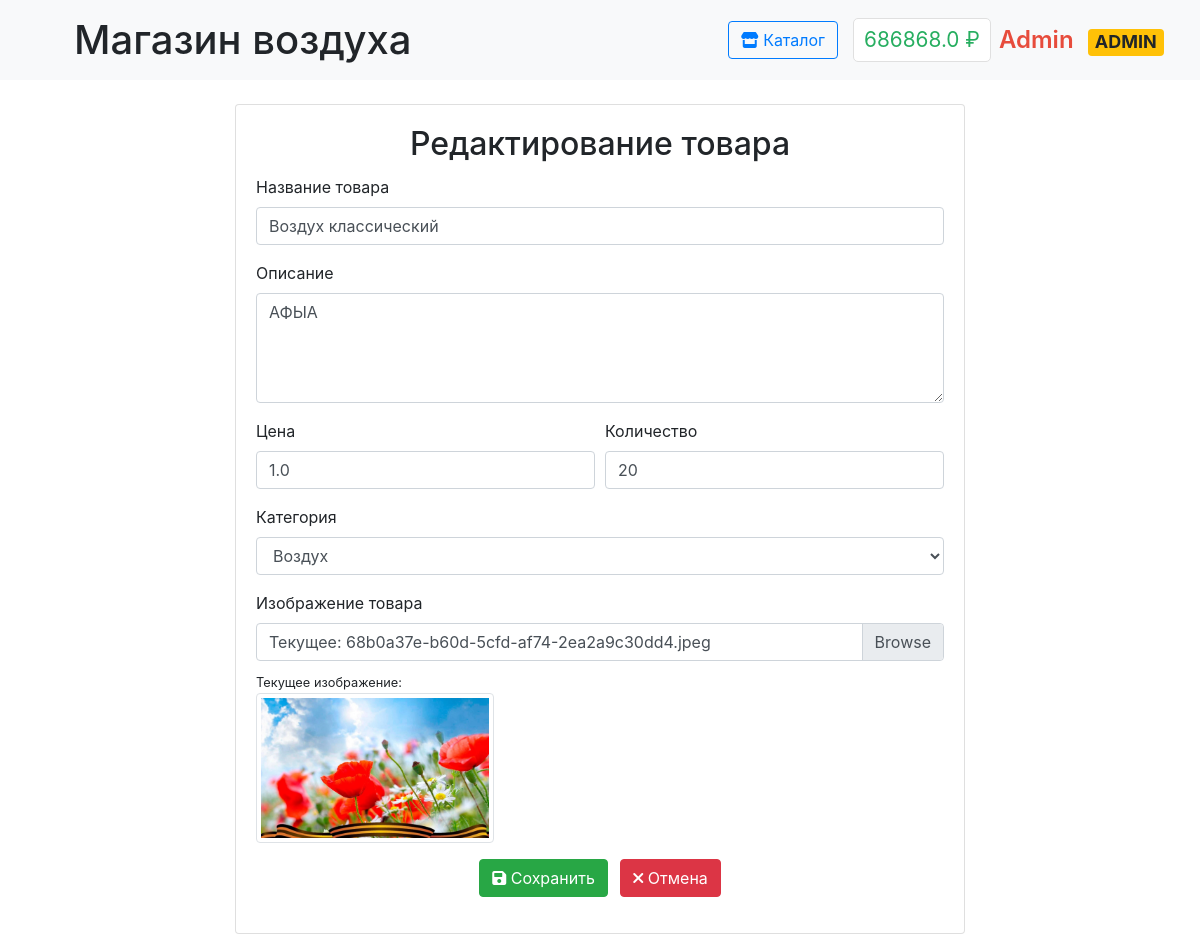
The app's page /admin/product/1/edit (signed in), older data.
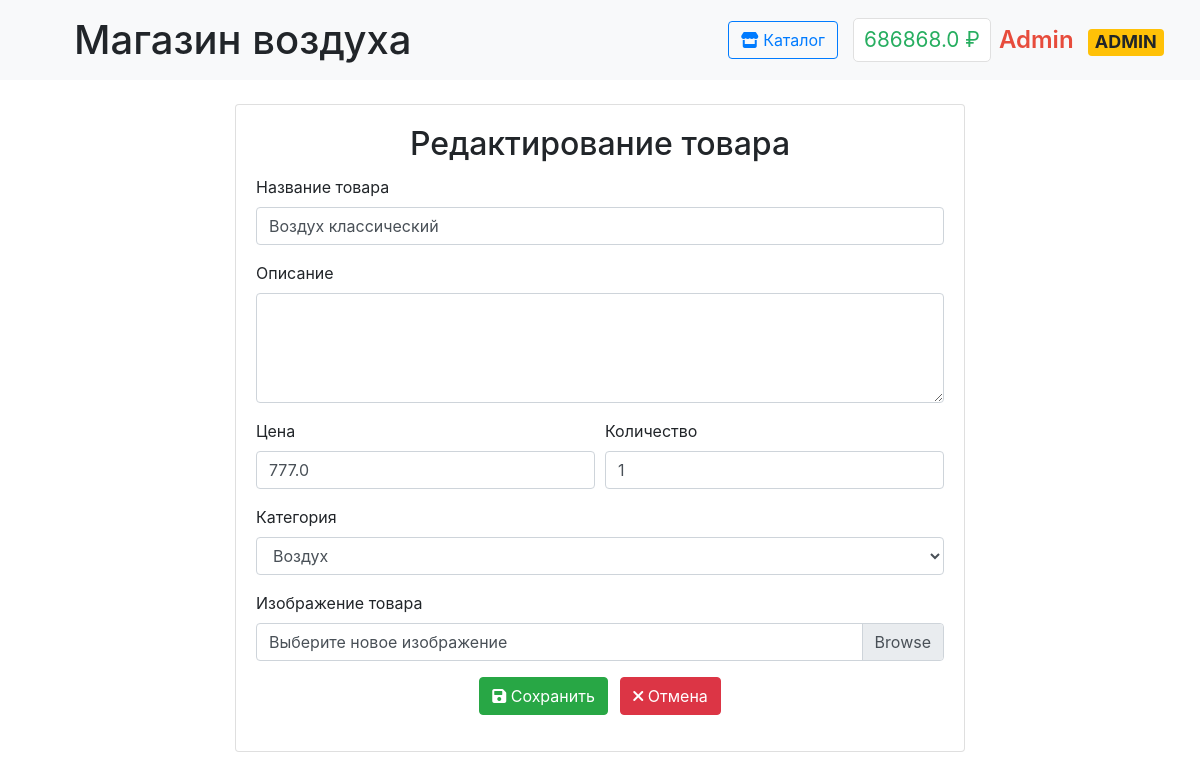
The same page, newer data.
### data/products.py (models this page shows, shortened)
class Product(SqlAlchemyBase):
    __tablename__ = 'products'
    id = sa.Column(sa.Integer, primary_key=True, autoincrement=True)
    title = sa.Column(sa.String, nullable=False)
    description = sa.Column(sa.Text)
    price = sa.Column(sa.Float, nullable=False)
    quantity = sa.Column(sa.Integer, default=0)
    image_url = sa.Column(sa.String)
    category = sa.Column(sa.String)
    created_at = sa.Column(sa.DateTime, default=sa.func.now())
    is_available = sa.Column(sa.Boolean, default=True)

### main.py (the view, shortened to what this page needs)
@app.route('/admin/product/<int:id>/edit', methods=['GET', 'POST'])
@login_required
def edit_product(id):
    if not current_user.is_admin:
        abort(403)
    db_sess = db_session.create_session()
    product = db_sess.get(Product, id)
    if not product:
        db_sess.close()
        abort(404)
    form = ProductForm(obj=product)
    form.category.choices = [('air', 'Воздух'), ('other', 'Другое')]
    return render_template('edit_product.html', form=form, product=product)

### forms/products.py
class ProductForm(FlaskForm):
    title = StringField('Название товара', validators=[DataRequired()])
    description = TextAreaField('Описание')
    price = FloatField('Цена', validators=[DataRequired(), NumberRange(min=0.01)])
    quantity = IntegerField('Количество', validators=[NumberRange(min=0)])
    image = FileField('Изображение товара', validators=[
        FileAllowed(['jpg', 'jpeg', 'png', 'gif'], 'Только изображения!')
    ])
    category = SelectField('Категория', choices=[
        ('air', 'Воздух'),
        ('other', 'Другое')
    ], validators=[DataRequired()])
    submit = SubmitField('Сохранить')

### data/db_session.py (called while the page is built)
def create_session() -> Session:
    global __factory
    return __factory()

### main.py (called while the page is built)
@login_manager.user_loader
def load_user(user_id):
    db_sess = db_session.create_session()
    return db_sess.get(User, user_id)

### templates/edit_product.html (shortened to what this page needs)
{% extends "base.html" %}
{% block content %}
<div class="container">
    <div class="row justify-content-center">
        <div class="col-md-8">
            <div class="card mt-4">
                <div class="card-body">
                    <h2 class="card-title text-center">Редактирование товара</h2>
                    <form method="POST" enctype="multipart/form-data">
                        <div class="form-group">
                            {{ form.title.label }}
                            {{ form.title(class="form-control") }}
                        </div>
                        <div class="form-group">
                            {{ form.description.label }}
                            {{ form.description(class="form-control", rows=4) }}
                        </div>
                        <div class="form-row">
                            <div class="form-group col-md-6">
                                {{ form.price.label }}
                                {{ form.price(class="form-control") }}
                            </div>
                            <div class="form-group col-md-6">
                                {{ form.quantity.label }}
                                {{ form.quantity(class="form-control") }}
                            </div>
                        </div>
                        <div class="form-group">
                            {{ form.category.label }}
                            {{ form.category(class="form-control") }}
                        </div>
                        <div class="form-group">
                            <label>Изображение товара</label>
                            <div class="custom-file">
                                <label class="custom-file-label" for="image">
                                    {% if product.image_url %}
                                        Текущее: {{ product.image_url.split('/')[-1] }}
                                    {% else %}
                                        Выберите новое изображение
                                    {% endif %}
                                </label>
                            </div>
                            {% if product.image_url %}
                            <div class="mt-2">
                                <small>Текущее изображение:</small><br>
                                <img src="{{ url_for('static', filename=product.image_url) }}"
                                     class="img-thumbnail" style="max-height: 150px;">
                            </div>
                            {% endif %}
                        </div>
                        <div class="form-group text-center">
                            <button type="submit" class="btn btn-success mr-2">
                                <i class="fas fa-save"></i> Сохранить
                            </button>
                            <a href="{{ url_for('admin_panel') }}" class="btn btn-danger">
                                <i class="fas fa-times"></i> Отмена
                            </a>
                        </div>
                    </form>
                </div>
            </div>
        </div>
    </div>
</div>
{% endblock %}

Row changes from the older to the newer data that the page shows:
changed Product "Воздух классический": description "АФЫА" → (not shown); price "1.0" → "777.0"; quantity "20" → "1"; image_url "68b0a37e-b60d-5cfd-af74-2ea2a9c30dd4.jpeg" → (not shown); image_url: picture removed
Text that changed along with them:
text no longer shown: "Текущее: Текущее изображение:"
text now shown: "Выберите новое изображение"
